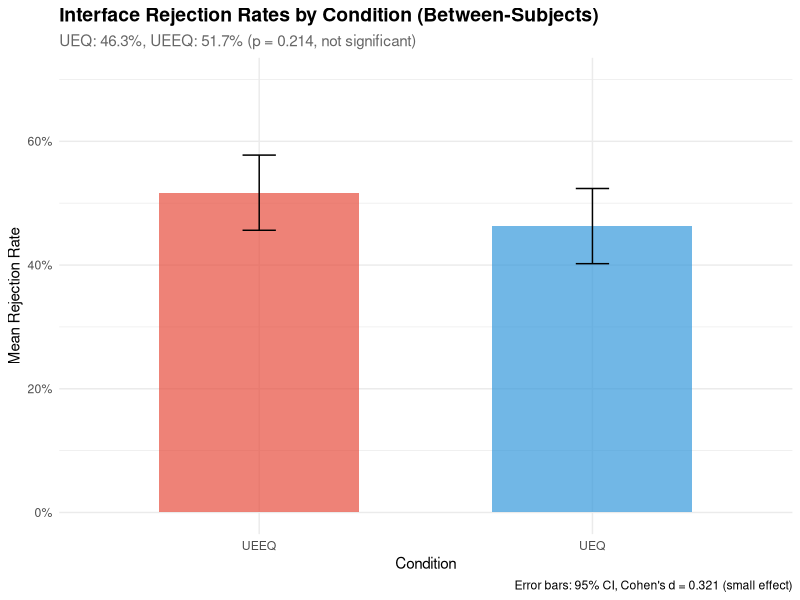
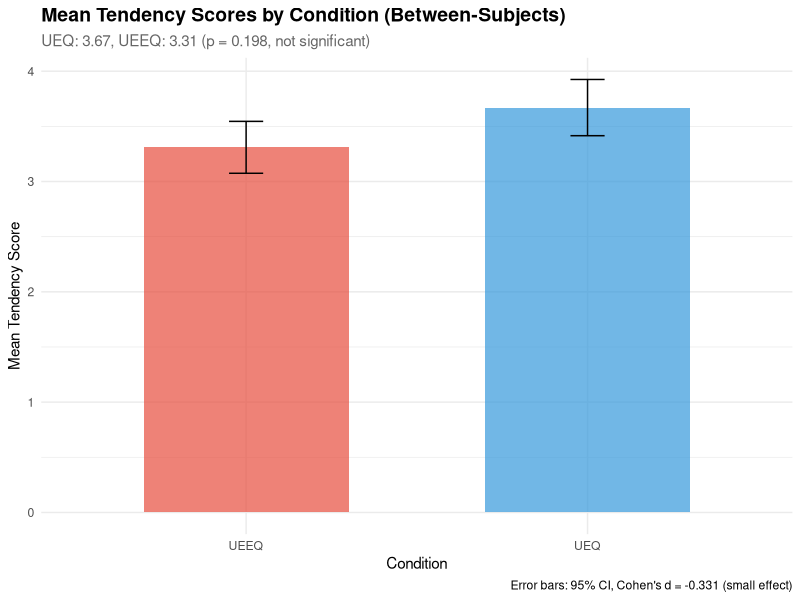

R code for these plots, in order:
library(readr)
library(dplyr)
library(ggplot2)

# Quick visualization script based on our findings
# UEQ: 46.3% rejection, UEEQ: 51.7% rejection (p=0.214)
# UEQ: 3.67 tendency, UEEQ: 3.31 tendency (p=0.198)

# Create summary data
results_data <- data.frame(
  condition = c("UEQ", "UEEQ"),
  rejection_rate = c(0.463, 0.517),
  rejection_se = c(0.031, 0.031),
  tendency_mean = c(3.67, 3.31),
  tendency_se = c(0.13, 0.12)
)

# Rejection rates plot
p1 <- ggplot(results_data, aes(x = condition, y = rejection_rate, fill = condition)) +
  geom_col(alpha = 0.7, width = 0.6) +
  geom_errorbar(aes(ymin = rejection_rate - 1.96 * rejection_se,
                    ymax = rejection_rate + 1.96 * rejection_se),
                width = 0.1) +
  scale_y_continuous(labels = scales::percent_format(), limits = c(0, 0.7)) +
  scale_fill_manual(values = c("UEQ" = "#3498db", "UEEQ" = "#e74c3c")) +
  labs(title = "Interface Rejection Rates by Condition (Between-Subjects)",
       subtitle = "UEQ: 46.3%, UEEQ: 51.7% (p = 0.214, not significant)",
       x = "Condition",
       y = "Mean Rejection Rate",
       caption = "Error bars: 95% CI, Cohen's d = 0.321 (small effect)") +
  theme_minimal() +
  theme(legend.position = "none",
        plot.title = element_text(size = 14, face = "bold"),
        plot.subtitle = element_text(size = 11, color = "gray40"))

# Tendency scores plot  
p2 <- ggplot(results_data, aes(x = condition, y = tendency_mean, fill = condition)) +
  geom_col(alpha = 0.7, width = 0.6) +
  geom_errorbar(aes(ymin = tendency_mean - 1.96 * tendency_se,
                    ymax = tendency_mean + 1.96 * tendency_se),
                width = 0.1) +
  scale_fill_manual(values = c("UEQ" = "#3498db", "UEEQ" = "#e74c3c")) +
  labs(title = "Mean Tendency Scores by Condition (Between-Subjects)",
       subtitle = "UEQ: 3.67, UEEQ: 3.31 (p = 0.198, not significant)",
       x = "Condition", 
       y = "Mean Tendency Score",
       caption = "Error bars: 95% CI, Cohen's d = -0.331 (small effect)") +
  theme_minimal() +
  theme(legend.position = "none",
        plot.title = element_text(size = 14, face = "bold"),
        plot.subtitle = element_text(size = 11, color = "gray40"))

# Save plots
ggsave("final_rejection_rates.png", p1, width = 8, height = 6, dpi = 300)
ggsave("final_tendency_scores.png", p2, width = 8, height = 6, dpi = 300)

cat("Final visualizations created:\n")
cat("1. final_rejection_rates.png\n")
cat("2. final_tendency_scores.png\n")

# Print the key statistics
cat("\nKEY FINDINGS SUMMARY:\n")
cat("=====================\n")
cat("Sample: 32 UEQ participants, 29 UEEQ participants\n")
cat("Design: Between-subjects (different participants per condition)\n\n")

cat("REJECTION RATES:\n")
cat("UEQ: 46.3% (SE: 3.1%)\n")
cat("UEEQ: 51.7% (SE: 3.1%)\n") 
cat("Difference: +5.5 percentage points (UEEQ higher)\n")
cat("p-value: 0.214 (not significant)\n")
cat("Effect size: Cohen's d = 0.321 (small)\n\n")

cat("TENDENCY SCORES:\n")
cat("UEQ: 3.67 (SE: 0.13)\n")
cat("UEEQ: 3.31 (SE: 0.12)\n")
cat("Difference: -0.36 points (UEQ higher)\n") 
cat("p-value: 0.198 (not significant)\n")
cat("Effect size: Cohen's d = -0.331 (small)\n\n")

cat("INTERPRETATION:\n")
cat("No statistically significant differences between UEQ and UEEQ conditions.\n")
cat("Small effect sizes suggest subtle, not dramatic, differences.\n")
cat("Ethics-enhanced metrics do not substantially alter evaluation outcomes.\n")
